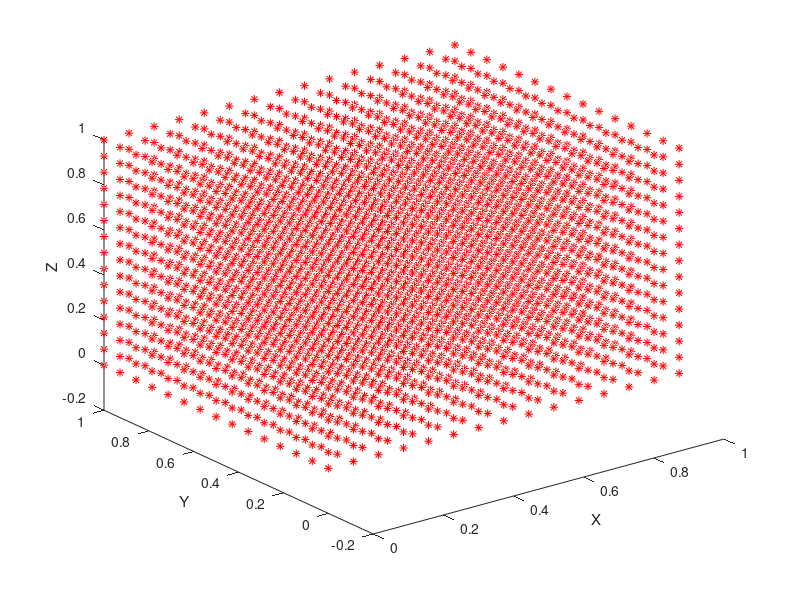

The MATLAB script that drew this image:
clf;

M1 = dlmread('grid_1.txt', '\t');

hold on

plot3(M1(:,1), M1(:,2), M1(:,3), 'r*')

xlabel('X')
ylabel('Y')
zlabel('Z')
view(3)
